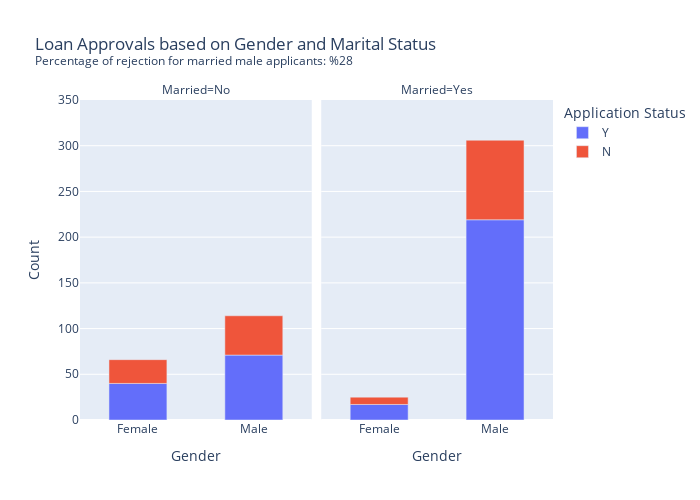

The cell this chart's notebook holds for it:
### Code cell
fig = px.bar(df_p, x="Gender", 
                      y="Count", 
                      color="Application Status", 
                      facet_col="Married",
                      title="Loan Approvals based on Gender and Marital Status <br><sup>Percentage of rejection for married male applicants: %28</sup>",
                      labels={"Self_Employed":"Selp-Employement Status",
                      "Percentage":"Percentage of Application Status"})
fig.update_traces(width=0.5,) 
                  #marker_color = 'rgb(50, 171, 96, 0.01)')
fig.update_layout(
    yaxis_range = [0, 350],
    autosize=False,
    width=700,
    height=500,
)
fig.show()

### Figure 1 — Plotly figure (JSON) as saved in the notebook; plotly's stock layout.template omitted (floating-point values rounded to 4 significant figures)
{"data": [{"alignmentgroup": "True", "hovertemplate": "Application Status=Y<br>Married=No<br>Gender=%{x}<br>Count=%{y}<extra></extra>", "legendgroup": "Y", "marker": {"color": "#636efa", "pattern": {"shape": ""}}, "name": "Y", "offsetgroup": "Y", "orientation": "v", "showlegend": true, "textposition": "auto", "type": "bar", "width": 0.5, "x": ["Female", "Male"], "xaxis": "x", "y": [40, 71], "yaxis": "y"}, {"alignmentgroup": "True", "hovertemplate": "Application Status=Y<br>Married=Yes<br>Gender=%{x}<br>Count=%{y}<extra></extra>", "legendgroup": "Y", "marker": {"color": "#636efa", "pattern": {"shape": ""}}, "name": "Y", "offsetgroup": "Y", "orientation": "v", "showlegend": false, "textposition": "auto", "type": "bar", "width": 0.5, "x": ["Male", "Female"], "xaxis": "x2", "y": [219, 17], "yaxis": "y2"}, {"alignmentgroup": "True", "hovertemplate": "Application Status=N<br>Married=No<br>Gender=%{x}<br>Count=%{y}<extra></extra>", "legendgroup": "N", "marker": {"color": "#EF553B", "pattern": {"shape": ""}}, "name": "N", "offsetgroup": "N", "orientation": "v", "showlegend": true, "textposition": "auto", "type": "bar", "width": 0.5, "x": ["Female", "Male"], "xaxis": "x", "y": [26, 43], "yaxis": "y"}, {"alignmentgroup": "True", "hovertemplate": "Application Status=N<br>Married=Yes<br>Gender=%{x}<br>Count=%{y}<extra></extra>", "legendgroup": "N", "marker": {"color": "#EF553B", "pattern": {"shape": ""}}, "name": "N", "offsetgroup": "N", "orientation": "v", "showlegend": false, "textposition": "auto", "type": "bar", "width": 0.5, "x": ["Male", "Female"], "xaxis": "x2", "y": [87, 8], "yaxis": "y2"}], "layout": {"annotations": [{"font": {}, "showarrow": false, "text": "Married=No", "x": 0.245, "xanchor": "center", "xref": "paper", "y": 1, "yanchor": "bottom", "yref": "paper"}, {"font": {}, "showarrow": false, "text": "Married=Yes", "x": 0.755, "xanchor": "center", "xref": "paper", "y": 1, "yanchor": "bottom", "yref": "paper"}], "autosize": false, "barmode": "relative", "height": 500, "legend": {"title": {"text": "Application Status"}, "tracegroupgap": 0}, "title": {"text": "Loan Approvals based on Gender and Marital Status <br><sup>Percentage of rejection for married male applicants: %28</sup>"}, "width": 700, "xaxis": {"anchor": "y", "domain": [0, 0.49], "title": {"text": "Gender"}}, "xaxis2": {"anchor": "y2", "domain": [0.51, 1], "matches": "x", "title": {"text": "Gender"}}, "yaxis": {"anchor": "x", "domain": [0, 1], "range": [0, 350], "title": {"text": "Count"}}, "yaxis2": {"anchor": "x2", "domain": [0, 1], "matches": "y", "showticklabels": false}}}
